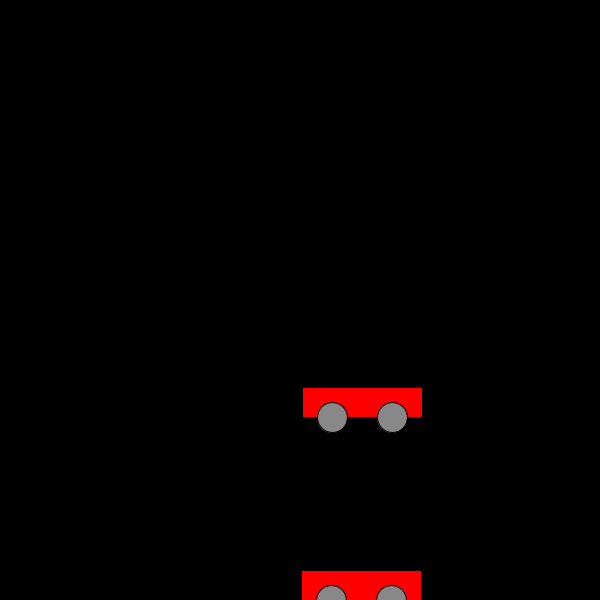
Frame 1 (no input)
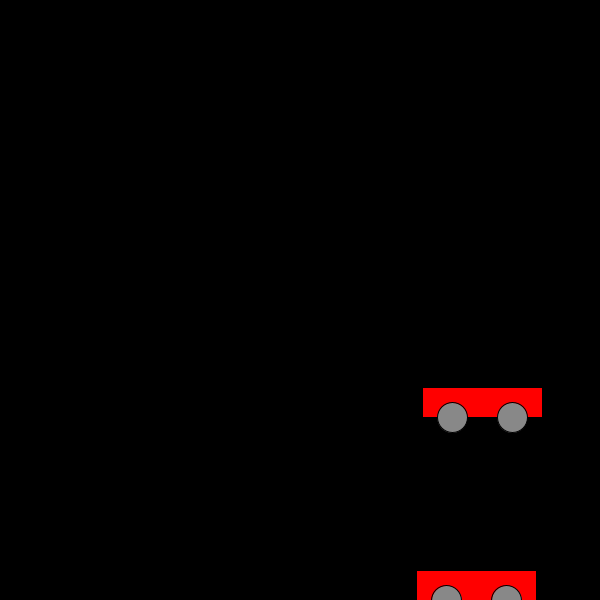
Frame 60 (the mouse pressed at the canvas centre just before this capture)
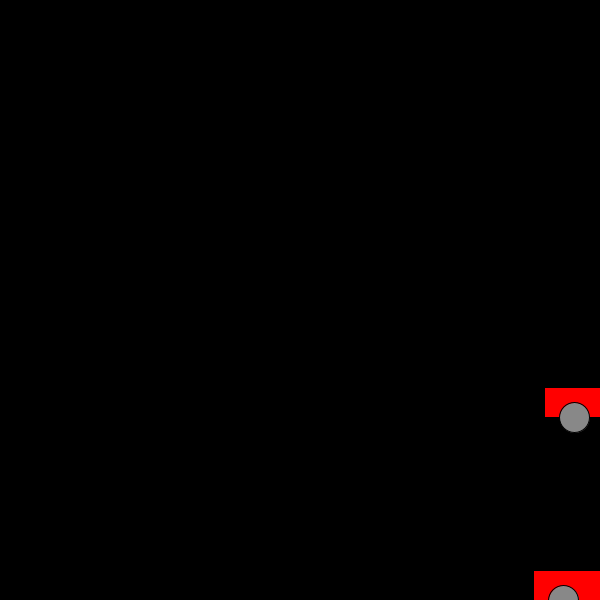
Frame 120 (the mouse held since frame 60 and released just before this capture)

The Processing sketch that drew these frames (run headless with seeded random() and noise(); from frame 60 on, the mouse is pressed at the canvas centre):

// Processing sketch: objects_basic
// ── objects_basic.pde
// Create variables to hold instances of the Car Object
Car car1, car2;

void setup() {
  size(600, 600);
  
  // Instantiate the Car Object instances. This calls the Object's constructor method
  car1 = new Car();
  car2 = new Car();
}

void draw() {
  background(0);
  
  // Use an Object instance's methods and properties using dot notation
  
  // Move and display car1
  car1.move();
  car1.display();
  
  // Move and display car2
  car2.move();
  car2.display();
}
// ── Car.pde
// Objects are defined in classes.
class Car {
  // The object's properties. These variables belong to each instance of this object which is created.
  float x, y, w, h, speed;

  // Objects are initialized using a constructor method. 
  Car() {
    x = width/2;
    y = random(height);
    w = 120;
    h = 30;
    speed = random(1, 5);
  }

  // Functions belonging to an Object are called methods.
  // Methods define what an Object is able to do.
  void display() {
    // Body
    fill(#FF0000);
    rect(x, y, w, h);

    // Tires
    fill(#888888);
    ellipse(x + 30, y+ 30, 30, 30);
    ellipse(x + 90, y+ 30, 30, 30);
  }

  void move() {
    if (x < width) {
      x += speed;
    }
    else {
     x = -w; 
    }
  }
}
